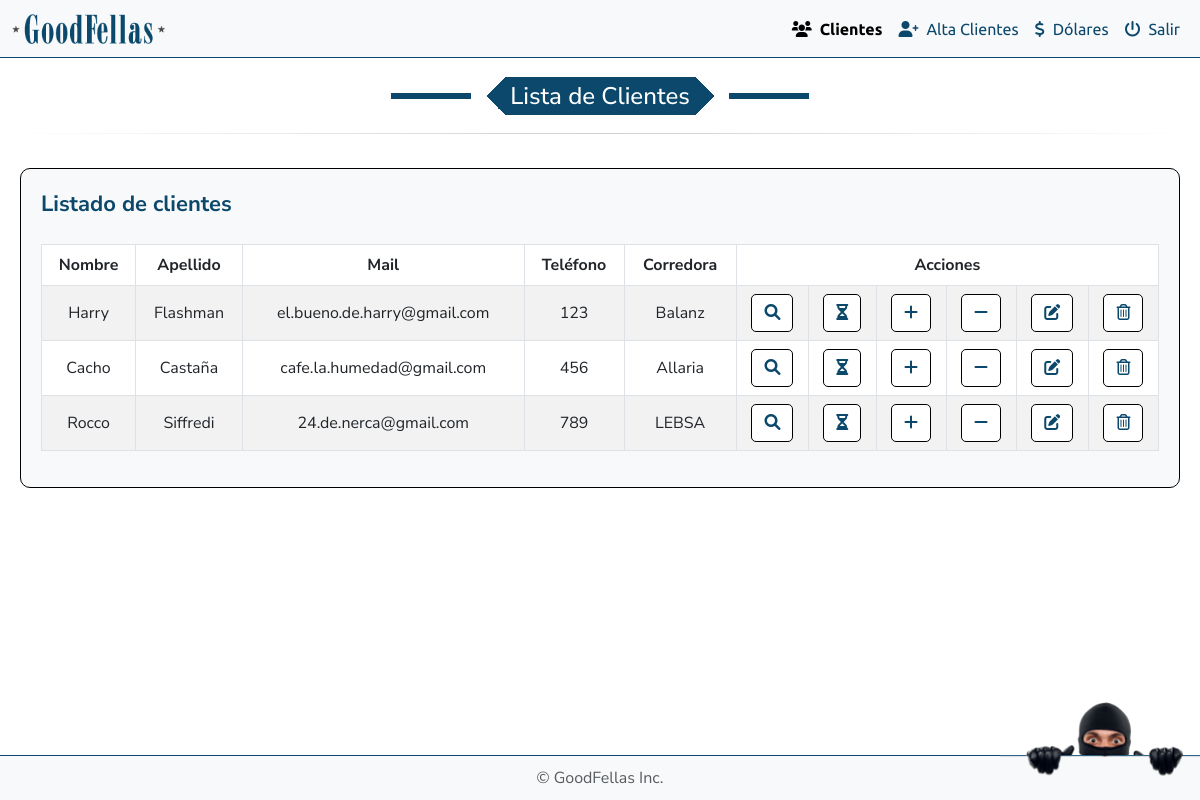
The page /backend/lista_clientes.php on the database as committed earlier.
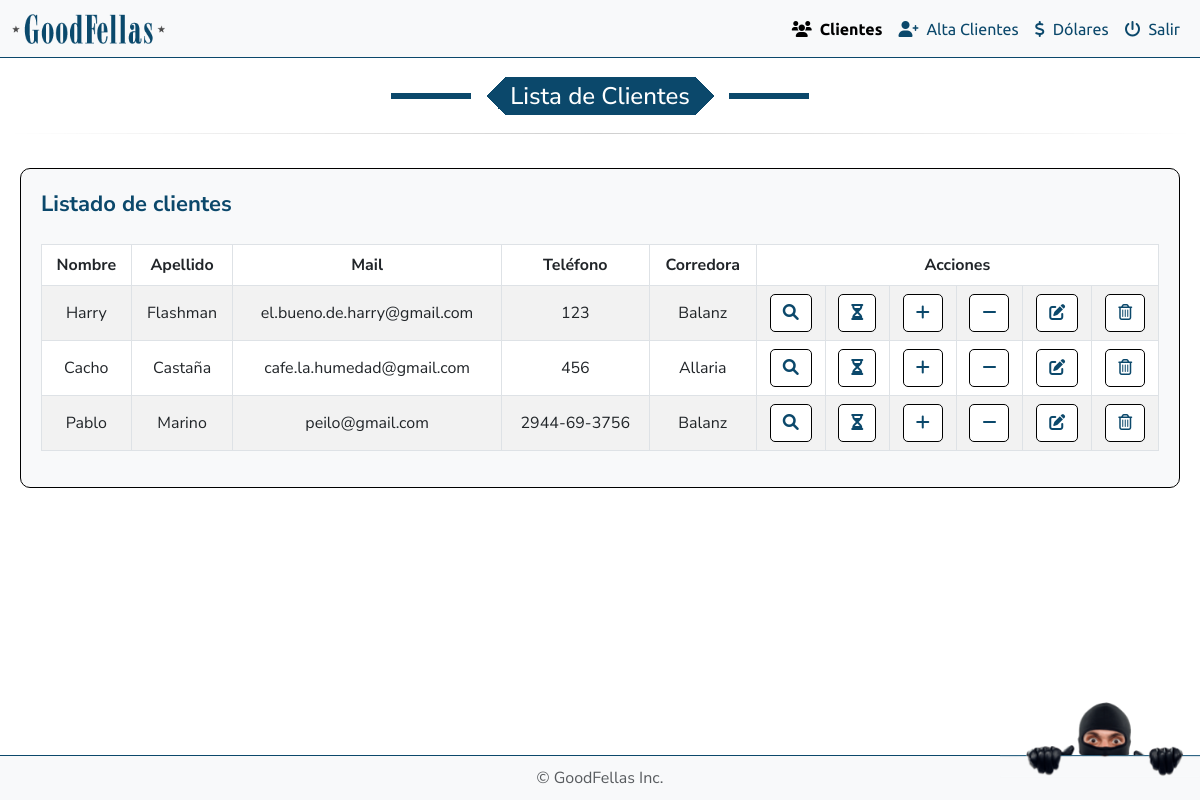
The same page on the database as committed later.
### tables this page shows
CREATE TABLE `clientes` (
  `email` varchar(100) NOT NULL,
  `password` varchar(255) NOT NULL,
  `nombre` varchar(50) NOT NULL,
  `apellido` varchar(50) NOT NULL,
  `telefono` varchar(20) DEFAULT NULL,
  `corredora` varchar(100) DEFAULT NULL,
  `url` varchar(255) DEFAULT NULL,
  `cliente_id` int(11) NOT NULL
);

### public_html/backend/lista_clientes.php (the view, shortened to what this page needs)
<?php
require_once '../../config/config.php';
$sql = "SELECT cliente_id, nombre, apellido, email, telefono, corredora FROM clientes";
$result = $conn->query($sql);
?>
<!DOCTYPE html>
<html lang="es">
<head>
    <link rel="stylesheet" href="https://cdn.jsdelivr.net/npm/bootstrap@5.3.0-alpha3/dist/css/bootstrap.min.css">
    <link rel="stylesheet" href="https://cdnjs.cloudflare.com/ajax/libs/bootstrap-icons/1.10.3/font/bootstrap-icons.min.css">
    <link rel="stylesheet" href="https://cdnjs.cloudflare.com/ajax/libs/font-awesome/6.0.0-beta3/css/all.min.css">
    <link rel="stylesheet" href="../css/style.css">
</head>
<body>
    <nav class="navbar navbar-expand-lg navbar-light bg-light fixed-top">
        <div class="container-fluid">
            <a class="navbar-brand" href="#">
                <img src="../img/logo.png" alt="Logo" title="GoodFellas" />
            </a>
            <div class="collapse navbar-collapse" id="navbarNavDropdown">
                <ul class="navbar-nav ms-auto">
                    <li class="nav-item">
                        <a class="nav-link active" href="lista_clientes.php"><i class="fa-solid fa-users me-2"></i>Clientes</a>
                    </li>
                    <li class="nav-item">
                        <a class="nav-link" href="alta_clientes.php"><i class="fa-solid fa-user-plus me-2"></i>Alta Clientes</a>
                    </li>
                    <li class="nav-item">
                        <a class="nav-link" href="dolares.php"><i class="fa-solid fa-dollar-sign me-2"></i>Dólares</a>
                    </li>
                    <li class="nav-item">
                        <a class="nav-link" href="../logout.php"><i class="fa-solid fa-power-off me-2"></i>Salir</a>
                    </li>
                </ul>
            </div>
        </div>
    </nav>
    <div class="row mx-2 mt-navbar">
        <div class="col-12 text-center">
            <h4 class="fancy">Lista de Clientes</h4>
        </div>
        <hr class="mod">
        <div class="col-12 text-center">
            <div class="container-fluid my-4 efectivo">
                <h5 class="me-2 cartera titulo-botones mb-4">Listado de clientes</h5>
                <div class="table-responsive">
                    <table id="clientes" class="table table-bordered table-striped">
                        <thead>
                            <tr>
                                <th>Nombre</th>
                                <th>Apellido</th>
                                <th>Mail</th>
                                <th>Teléfono</th>
                                <th>Corredora</th>
                                <th colspan="6" class="text-center">Acciones</th>
                            </tr>
                        </thead>
                        <tbody>
                            <?php while ($row = $result->fetch_assoc()): ?>
                                <tr>
                                    <td><?php echo htmlspecialchars($row['nombre']); ?></td>
                                    <td><?php echo htmlspecialchars($row['apellido']); ?></td>
                                    <td><?php echo htmlspecialchars($row['email']); ?></td>
                                    <td><?php echo htmlspecialchars($row['telefono']); ?></td>
                                    <td><?php echo htmlspecialchars($row['corredora']); ?></td>
                                    <td class="text-center">
                                        <a href="cliente.php?cliente_id=<?php echo $row['cliente_id']; ?>" class="btn btn-info btn-custom ver"
                                            data-bs-toggle="tooltip" data-bs-placement="top" title="Ver">
                                            <i class="fa-solid fa-magnifying-glass"></i>
                                        </a>
                                    </td>
                                    <td class="text-center">
                                        <a href="historial.php?cliente_id=<?php echo $row['cliente_id']; ?>" class="btn btn-info btn-custom ver"
                                            data-bs-toggle="tooltip" data-bs-placement="top" title="Historial">
                                            <i class="fa-solid fa-hourglass"></i>
                                        </a>
                                    </td>
                                    <td class="text-center">
                                        <a href="../funciones/ingresar_efectivo.php?cliente_id=<?php echo $row['cliente_id']; ?>" class="btn btn-info btn-custom ver"
                                            data-bs-toggle="tooltip" data-bs-placement="top" title="Ingresar Efectivo">
                                            <i class="fa-solid fa-plus"></i>
                                        </a>
                                    </td>
                                    <td class="text-center">
                                        <a href="../funciones/retirar_efectivo.php?cliente_id=<?php echo $row['cliente_id']; ?>" class="btn btn-info btn-custom eliminar"
                                            data-bs-toggle="tooltip" data-bs-placement="top" title="Retirar Efectivo">
                                            <i class="fa-solid fa-minus"></i>
                                        </a>
                                    </td>
                                    <td class="text-center">
                                        <a href="../funciones/editar_cliente.php?cliente_id=<?php echo $row['cliente_id']; ?>" class="btn btn-info btn-custom editar"
                                            data-bs-toggle="tooltip" data-bs-placement="top" title="Editar">
                                            <i class="fa-solid fa-pen-to-square"></i>
                                        </a>
                                    </td>
                                    <td class="text-center">
                                        <button class="btn btn-info btn-custom eliminar" data-cliente-id="<?php echo $row['cliente_id']; ?>" data-bs-toggle="tooltip" data-bs-placement="top" title="Eliminar">
                                            <i class="fa-regular fa-trash-can"></i>
                                        </button>
                                    </td>
                                </tr>
                            <?php endwhile; ?>
                        </tbody>
                    </table>
                </div>
            </div>
        </div>
    </div>
    <img id="fixed-image" src="../img/chorro.png" alt="Imagen Fija" />
    <footer class="footer bg-light">
        <div class="container">
            <span class="text-muted">© GoodFellas Inc.</span>
        </div>
    </footer>
</body>
</html>

### public_html/css/style.css (style rules this page uses)
body { font-family: "Nunito Sans", serif; }
body { display: flex; flex-direction: column; min-height: 100vh; }
.footer { background-color: #f8f9fa; text-align: center; padding: 10px 0; border-top: 1px solid #0B486B; position: fixed; width: 100%; bottom: 0; }
.nav-link { color: #0B486B; font-family: "Ubuntu", serif; }
.nav-link.active { color: #0B486B; font-weight: bold; }
.fancy { --b: 6px; --w: 80px; --g: 15px; --c: #0B486B; width: fit-content; font-family: "Nunito Sans", serif; padding: 0 1em; line-height: 1.6em; color: #fff; background: conic-gradient(from 45deg at left ,var(--c) 25%,#0000 0) 0, conic-gradient(from -135deg at right,var(--c) 25%,#0000 0) 100%; background-size: 51% 100%; background-repeat: no-repeat; border-image: linear-gradient( #0000 calc(50% - var(--b)/2), var(--c) 0 calc(50% + var(--b)/2), #0000 0) 1/0 var(--w)/calc(var(--w) + var(--g)); margin-inline: auto; }
hr.mod { border: 0; height: 1px; background-image: linear-gradient(to right, rgba(0, 0, 0, 0), rgba(0, 0, 0, 0.75), rgba(0, 0, 0, 0)); margin: 10px 0px 10px 0px; }
h5 { font-weight: 300; font-size: 22px; line-height: 1.4em; color: #404040; font-family: "Nunito Sans", serif; }
.btn-custom { border: 1px solid #000000; background-color: #fff; color: #0B486B; border-radius: 5px; }
.table-responsive { overflow-x: auto; }
@media (min-width: 768px) { .table-responsive { overflow-x: visible; } }
.efectivo { border: 1px solid black; border-radius: 10px; background-color: #f8f9fa; padding: 20px; align-items: center; justify-content: space-between; }
.titulo-botones { display: flex; flex-direction: column; align-items: flex-start; width: 100%; }
.cartera { color: #0B486B; font-weight: bold; }
thead { background-color: transparent !important; }
.table-bordered { border: none; }
.table-bordered th, .table-bordered td { border: 1px solid #dee2e6; }
.table td, .table th { vertical-align: middle; }
th.text-center { text-align: center; }
td.text-center { text-align: center; }
.navbar { border-bottom: 1px solid #0B486B; }
.navbar-brand { left: 1rem; }
.navbar-brand img { height: 30px; }
.mt-navbar { margin-top: 77px; }
#fixed-image { position: fixed; bottom: 22.81px; right: 0; z-index: 9999; width: 200px; }

Rows that differ between the two databases and show on the page:
removed clientes: nombre "Rocco", apellido "Siffredi", email "24.de.nerca@gmail.com", telefono "789", corredora "LEBSA"
added clientes: nombre "Pablo", apellido "Marino", email "peilo@gmail.com", telefono "2944-69-3756", corredora "Balanz"
